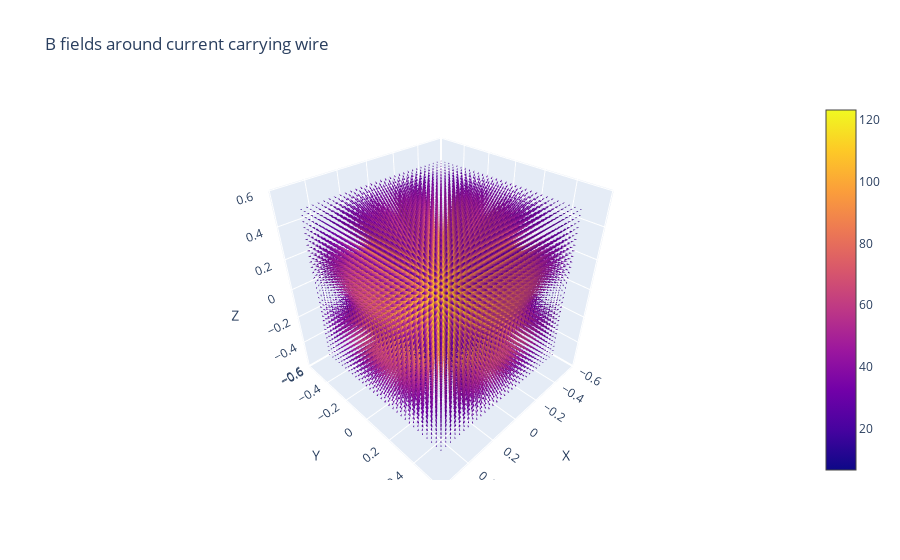

The code cell stored with this chart in its notebook:
### Code cell
outputs_wire = field_around_current_carrying_coil(100000000, resolution=30)
#test_outputs = sample_vector_field(kernel_func='divergence_free_kernel')
plotter(outputs_wire, 
        title = 'B fields around current carrying wire')

### Figure 1 — Plotly figure (JSON) as saved in the notebook; plotly's stock layout.template omitted (floating-point values rounded to 4 significant figures; data arrays with more than 128 entries replaced by an {"elided": "..."} marker saying what was removed)
{"data": [{"anchor": "tail", "sizemode": "scaled", "sizeref": 2, "type": "cone", "u": {"elided": "27000 float values"}, "v": {"elided": "27000 float values"}, "w": {"elided": "27000 float values"}, "x": {"elided": "27000 float values"}, "y": {"elided": "27000 float values"}, "z": {"elided": "27000 float values"}}], "layout": {"scene": {"xaxis": {"title": {"text": "X"}}, "yaxis": {"title": {"text": "Y"}}, "zaxis": {"title": {"text": "Z"}}}, "title": {"text": "B fields around current carrying wire"}}}
